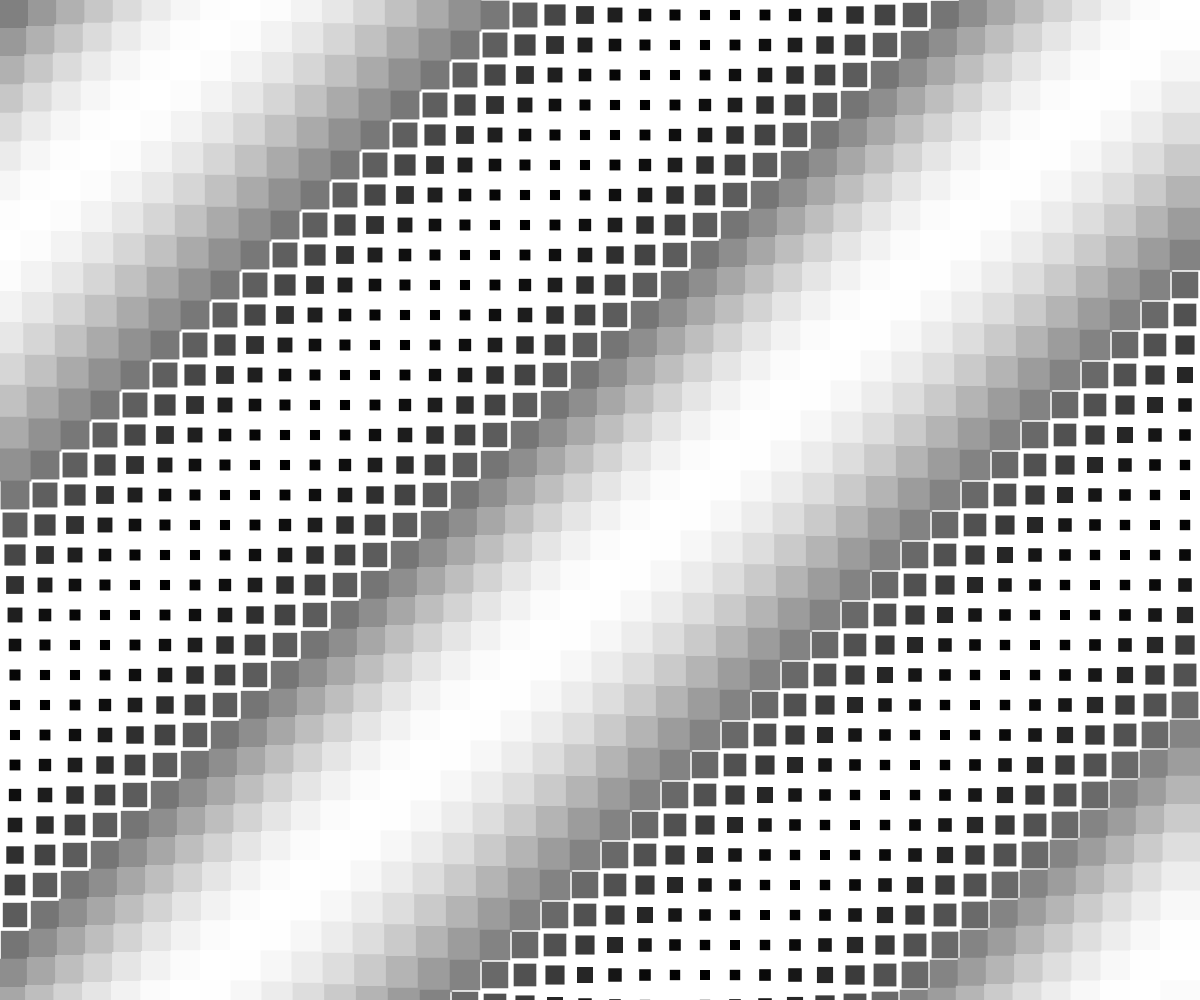
Frame 1 (no input)
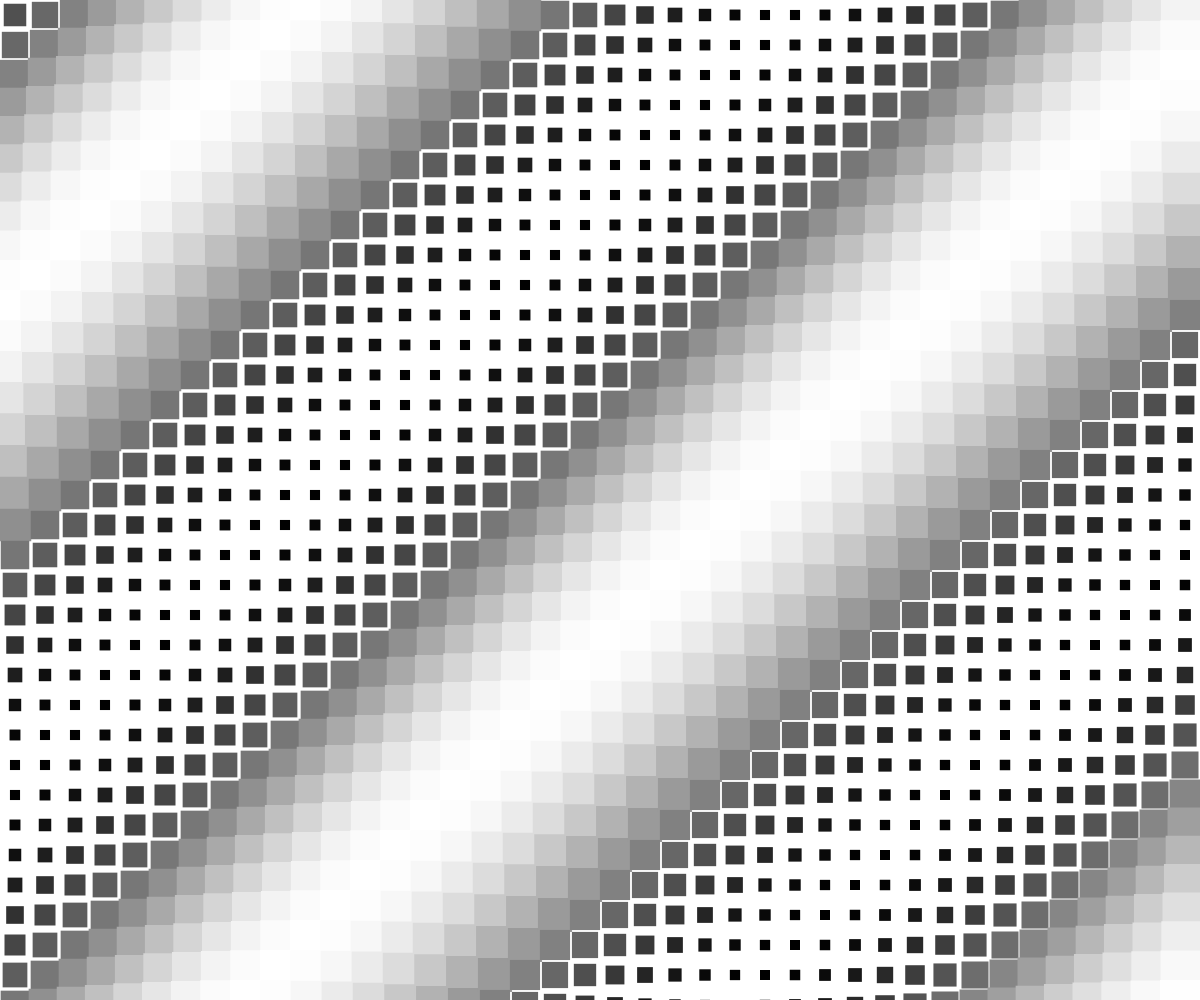
Frame 60 (no input)
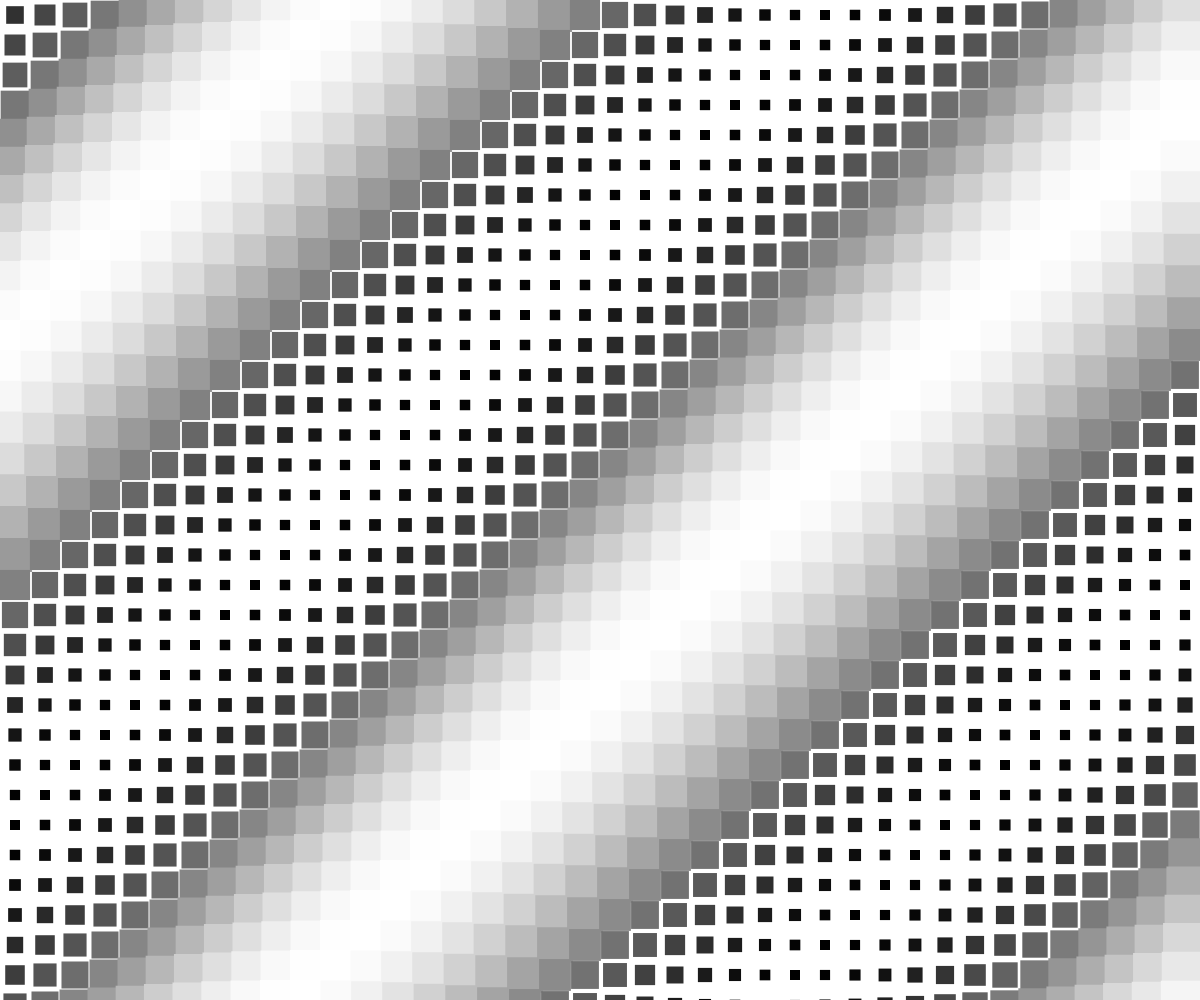
Frame 120 (the mouse pressed at the canvas centre since frame 60)

The p5.js sketch that drew these frames (run headless with seeded random() and noise() and a simulated clock; from frame 60 on, the mouse is pressed at the canvas centre):

// p5.js sketch
// ── sketch.js
let gridSize = 30; // Tamaño de cuadrado
let rows, cols;
let angle = 0;

function setup() {
  createCanvas(windowWidth, windowHeight);
  rows = height / gridSize;
  cols = width / gridSize;
  rectMode(CENTER);
  noStroke();
  frameRate(30);
  background(255);
}

function draw() {
  background(255);

  for (let x = 0; x < cols; x++) {
    for (let y = 0; y < rows; y++) {
      let offsetX = x * gridSize;
      let offsetY = y * gridSize;
      let wave = sin(angle + x * 0.2 + y * 0.2) * 20;
      let size = gridSize + wave;
      let gray = map(size, gridSize - 20, gridSize + 20, 0, 255);
      fill(gray);
      rect(offsetX + gridSize / 2, offsetY + gridSize / 2, size, size);
    }
  }

  angle += 0.1;
}
